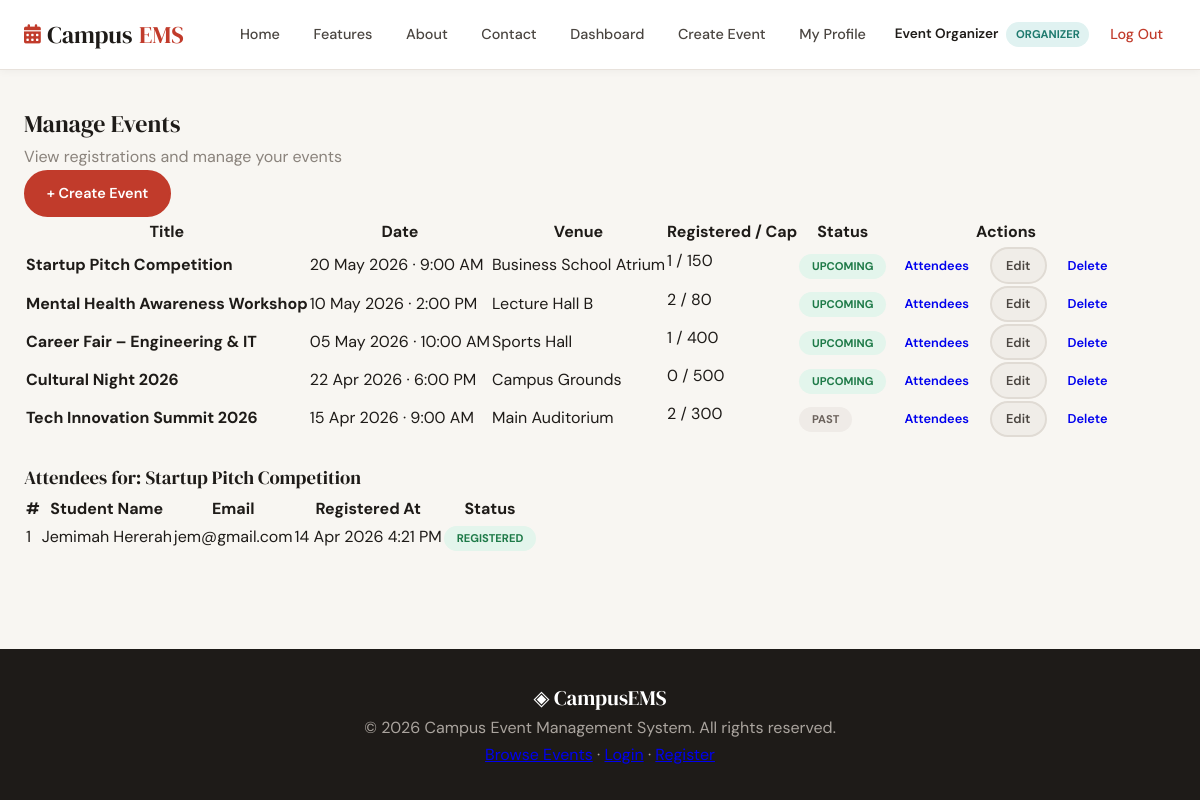
Screenshot of /organizer/manage_events.php?view_regs=5 (signed in) with the database file from the repository.
### tables this page shows
CREATE TABLE `events` (
  `id` int(11) NOT NULL,
  `title` varchar(200) NOT NULL,
  `description` text NOT NULL,
  `event_date` datetime NOT NULL,
  `venue` varchar(200) NOT NULL,
  `capacity` int(11) NOT NULL DEFAULT '100',
  `created_by` int(11) NOT NULL,
  `created_at` datetime NOT NULL DEFAULT CURRENT_TIMESTAMP,
  `deleted_at` datetime DEFAULT NULL,
  `rejection_reason` text,
  `status` enum('pending','approved','rejected') DEFAULT 'pending',
  `poster_image` varchar(255) DEFAULT NULL,
  `video_url` varchar(255) DEFAULT NULL,
  `video_file` varchar(255) DEFAULT NULL,
  `category` varchar(50) DEFAULT 'General'
);

CREATE TABLE `registrations` (
  `id` int(11) NOT NULL,
  `user_id` int(11) NOT NULL,
  `event_id` int(11) NOT NULL,
  `status` enum('registered','cancelled') NOT NULL DEFAULT 'registered',
  `registered_at` datetime NOT NULL DEFAULT CURRENT_TIMESTAMP
);

CREATE TABLE `users` (
  `id` int(11) NOT NULL,
  `name` varchar(100) NOT NULL,
  `email` varchar(150) NOT NULL,
  `password` varchar(255) NOT NULL,
  `role` enum('admin','organizer','student') NOT NULL DEFAULT 'student',
  `created_at` datetime NOT NULL DEFAULT CURRENT_TIMESTAMP,
  `deleted_at` datetime DEFAULT NULL,
  `is_approved` tinyint(1) NOT NULL DEFAULT '0',
  `rejection_reason` text,
  `contact_number` varchar(20) DEFAULT NULL,
  `profile_pic` varchar(255) DEFAULT NULL,
  `position` varchar(100) DEFAULT NULL
);

### auth/auth.php (called while the page is built, shortened)
<?php
function current_user_id() {
    return isset($_SESSION['user_id']) ? (int)$_SESSION['user_id'] : null;
}
function base_url($path = '') {
    return rtrim(PROJECT_ROOT, '/') . '/' . ltrim($path, '/');
}
function e($s) {
    return htmlspecialchars($s, ENT_QUOTES, 'UTF-8');
}
?>

### organizer/manage_events.php (the view, shortened to what this page needs)
<?php
require_once __DIR__ . '/../auth/auth.php';
$uid  = current_user_id();
$conn = db_connect();
$stmt = $conn->prepare(
    "SELECT e.id, e.title, e.event_date, e.venue, e.capacity,
            (SELECT COUNT(*) FROM registrations r
             WHERE r.event_id = e.id AND r.status = 'registered') AS reg_count
     FROM events e
     WHERE e.created_by = ?
     ORDER BY e.event_date DESC"
);
$stmt->bind_param('i', $uid);
$stmt->execute();
$my_events = $stmt->get_result()->fetch_all(MYSQLI_ASSOC);
$view_id  = (int)($_GET['view_regs'] ?? 0);
$attendees = [];
$selected_event = null;
if ($view_id > 0) {
    $stmt = $conn->prepare("SELECT title FROM events WHERE id = ? AND created_by = ? LIMIT 1");
    $stmt->bind_param('ii', $view_id, $uid);
    $stmt->execute();
    $selected_event = $stmt->get_result()->fetch_assoc();
    if ($selected_event) {
        $stmt = $conn->prepare(
            "SELECT u.name, u.email, r.registered_at, r.status
             FROM registrations r
             JOIN users u ON u.id = r.user_id
             WHERE r.event_id = ?
             ORDER BY r.registered_at ASC"
        );
        $stmt->bind_param('i', $view_id);
        $stmt->execute();
        $attendees = $stmt->get_result()->fetch_all(MYSQLI_ASSOC);
    }
}
require_once __DIR__ . '/../includes/header.php';
?>
<div class="container" style="padding-top:1.5rem;">
    <div class="dash-header">
        <div>
            <h2 class="dash-title">Manage Events</h2>
            <p class="text-muted">View registrations and manage your events</p>
        </div>
        <a href="<?= base_url('organizer/create_event.php') ?>" class="btn btn-primary">+ Create Event</a>
    </div>
    <?php if (empty($my_events)): ?>
        <div class="empty-state">
            <div class="empty-icon">📭</div>
            <h3>No events yet</h3>
            <p><a href="<?= base_url('organizer/create_event.php') ?>">Create your first event</a></p>
        </div>
    <?php else: ?>
    <div class="table-wrapper mb-4">
        <table>
            <thead>
                <tr>
                    <th>Title</th>
                    <th>Date</th>
                    <th>Venue</th>
                    <th>Registered / Cap</th>
                    <th>Status</th>
                    <th>Actions</th>
                </tr>
            </thead>
            <tbody>
                <?php foreach ($my_events as $ev):
                    $is_past = strtotime($ev['event_date']) < time();
                    $pct     = $ev['capacity'] > 0
                               ? min(100, round($ev['reg_count'] / $ev['capacity'] * 100))
                               : 0;
                ?>
                <tr>
                    <td><strong><?= e($ev['title']) ?></strong></td>
                    <td><?= date('d M Y · g:i A', strtotime($ev['event_date'])) ?></td>
                    <td><?= e($ev['venue']) ?></td>
                    <td>
                        <?= (int)$ev['reg_count'] ?> / <?= (int)$ev['capacity'] ?>
                        <div style="height:4px;background:var(--border);border-radius:2px;margin-top:4px;width:80px;">
                            <div style="height:4px;background:var(--teal);border-radius:2px;width:<?= $pct ?>%;"></div>
                        </div>
                    </td>
                    <td>
                        <span class="event-badge <?= $is_past ? 'badge-past' : 'badge-upcoming' ?>">
                            <?= $is_past ? 'Past' : 'Upcoming' ?>
                        </span>
                    </td>
                    <td>
                        <div class="td-actions">
                            <a href="?view_regs=<?= $ev['id'] ?>" class="btn btn-teal btn-sm">Attendees</a>
                            <a href="<?= base_url('organizer/create_event.php?edit=' . $ev['id']) ?>" class="btn btn-ghost btn-sm">Edit</a>
                            <a href="<?= base_url('organizer/delete_event.php?id=' . $ev['id']) ?>"
                               class="btn btn-danger btn-sm"
                               data-confirm="Delete '<?= e($ev['title']) ?>'?">
                               Delete
                            </a>
                        </div>
                    </td>
                </tr>
                <?php endforeach; ?>
            </tbody>
        </table>
    </div>
    <?php endif; ?>
    <?php if ($selected_event): ?>
    <h3 class="section-title mt-3">
        Attendees for: <?= e($selected_event['title']) ?>
    </h3>
    <?php if (empty($attendees)): ?>
        <div class="empty-state">
            <div class="empty-icon">👥</div>
            <h3>No registrations yet</h3>
        </div>
    <?php else: ?>
    <div class="table-wrapper mb-4">
        <table>
            <thead>
                <tr>
                    <th>#</th>
                    <th>Student Name</th>
                    <th>Email</th>
                    <th>Registered At</th>
                    <th>Status</th>
                </tr>
            </thead>
            <tbody>
                <?php foreach ($attendees as $i => $att): ?>
                <tr>
                    <td><?= $i + 1 ?></td>
                    <td><?= e($att['name']) ?></td>
                    <td><?= e($att['email']) ?></td>
                    <td><?= date('d M Y g:i A', strtotime($att['registered_at'])) ?></td>
                    <td>
                        <span class="event-badge <?= $att['status'] === 'registered' ? 'badge-upcoming' : 'badge-past' ?>">
                            <?= e($att['status']) ?>
                        </span>
                    </td>
                </tr>
                <?php endforeach; ?>
            </tbody>
        </table>
    </div>
    <?php endif; ?>
    <?php endif; ?>
</div>
<?php require_once __DIR__ . '/../includes/footer.php'; ?>

### includes/header.php (style rules this page uses)
* { margin:0; padding:0; box-sizing:border-box; }
body { font-family:'DM Sans',sans-serif; background:#f8f6f2; color:#1e1b18; line-height:1.65; min-height:100vh; display:flex; flex-direction:column; }
h1,h2,h3,h4 { font-family:'DM Serif Display',Georgia,serif; font-weight:500; }
.container { max-width:1240px; margin:0 auto; padding:0 1.5rem; }
.btn { display:inline-flex; align-items:center; gap:0.5rem; padding:0.6rem 1.3rem; border-radius:40px; font-weight:600; font-size:0.9rem; border:2px solid transparent; cursor:pointer; text-decoration:none; }
.btn-sm { padding:0.35rem 0.9rem; font-size:0.8rem; }
.btn-primary { background:#c13b2b; color:white; border-color:#c13b2b; }
.btn-ghost { background:#f0ede8; color:#4a4540; border-color:#e0dbd4; }
.event-badge { display:inline-block; padding:0.2rem 0.8rem; border-radius:30px; font-size:0.7rem; font-weight:700; text-transform:uppercase; }
.badge-upcoming { background:#e3f5ec; color:#1e7a48; }
.badge-past { background:#efebe7; color:#6b625c; }
.text-muted { color:#8a837c; }
.mt-3 { margin-top:1.5rem; }
html { scroll-behavior: smooth; }

### rows the page displays
events: title "Startup Pitch Competition", event_date "20 May 2026 · 9:00 AM", venue "Business School Atrium", reg_count "1", capacity "150", shows "UPCOMING"
events: title "Mental Health Awareness Workshop", event_date "10 May 2026 · 2:00 PM", venue "Lecture Hall B", reg_count "2", capacity "80", $pct 3 (drawn), shows "UPCOMING"
events: title "Career Fair – Engineering & IT", event_date "05 May 2026 · 10:00 AM", venue "Sports Hall", reg_count "1", capacity "400", shows "UPCOMING"
events: title "Cultural Night 2026", event_date "22 Apr 2026 · 6:00 PM", venue "Campus Grounds", reg_count "0", capacity "500", shows "UPCOMING"
events: title "Tech Innovation Summit 2026", event_date "15 Apr 2026 · 9:00 AM", venue "Main Auditorium", reg_count "2", capacity "300", shows "PAST"
registrations: user.name "Jemimah Hererah", user.email "jem@gmail.com", registered_at "14 Apr 2026 4:21 PM", status "REGISTERED"

### other values shown
current_user_name() "Event Organizer"
current_role() "ORGANIZER"
